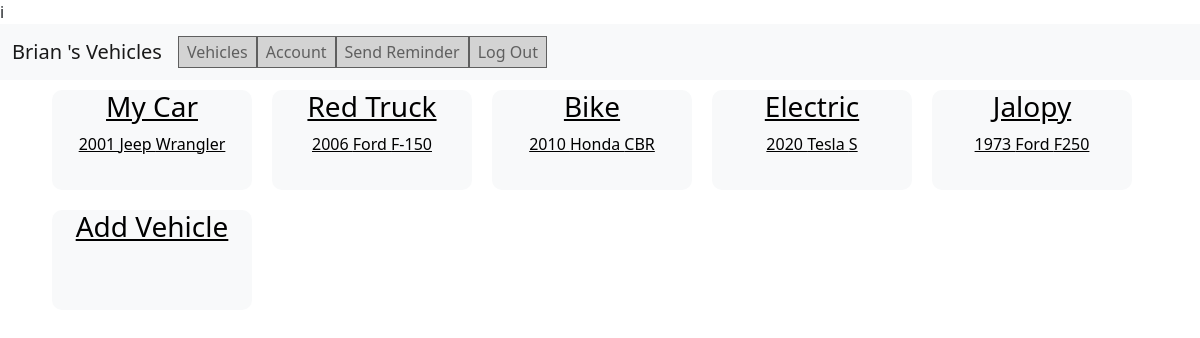
/user/home (signed in), run on an earlier commit of the app's database.
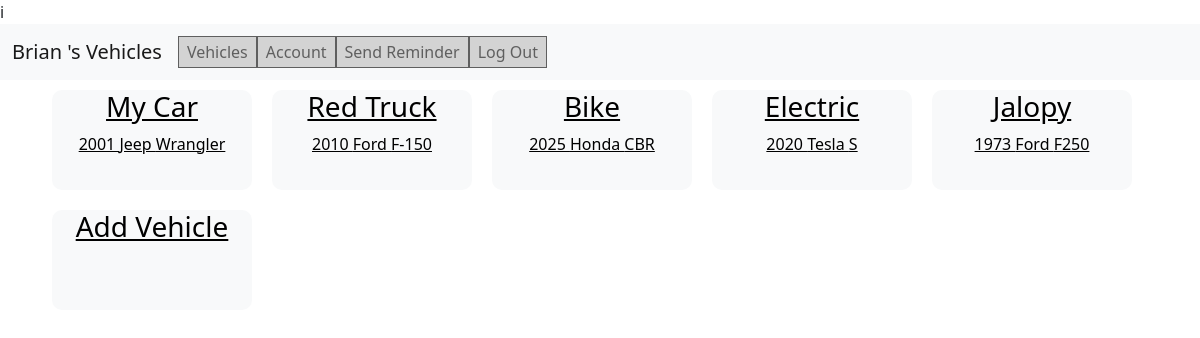
And on a later commit of the database.
### models.py (models this page shows)
class User(UserMixin, db.Model):
    id = db.Column(db.Integer, primary_key=True)
    email = db.Column(db.String(100), unique=True)
    password = db.Column(db.String(128))
    name = db.Column(db.String(50))
    vehicles = db.relationship('Vehicle')
    monthly_email = db.Column(db.Boolean)

class Vehicle(db.Model):
    id = db.Column(db.Integer, primary_key=True)
    name = db.Column(db.String(30))
    year = db.Column(db.Integer)
    make = db.Column(db.String(40))
    model = db.Column(db.String(50))
    user_id = db.Column(db.Integer, db.ForeignKey('user.id'))
    tasks = db.relationship("Task")

### main.py (the view)
@app.route('/user/home')
@login_required
def home():
    vehicles = Vehicle.query.filter_by(user_id=current_user.id).all()
    return render_template('home.html', vehicles=vehicles)

### main.py (called while the page is built)
@login_manager.user_loader
def load_user(user_id):
    return User.query.get(int(user_id))

### templates/home.html
{% extends "base.html" %}
{% block content %}
<div class="container">
        {%  for vehicle in vehicles %}
            <div class="bg-light vehicle">
                <a href="{{ url_for('vehicle_detail', v_id=vehicle.id) }}">
                    <h3>{{ vehicle.name }}</h3>
                    {{ vehicle.year }} {{  vehicle.make }} {{ vehicle.model }}
                </a>
            </div>
        {%  endfor %}
                <a href="{{ url_for('add_vehicle') }}" class="vehicle bg-light">
                    <h3>Add Vehicle</h3>
                </a>
</div>
{% endblock %}

### templates/base.html (shortened to what this page needs)
<!DOCTYPE html>
<html lang="en">
<head>
    <link href="https://cdn.jsdelivr.net/npm/bootstrap@5.0.0-beta1/dist/css/bootstrap.min.css"
          rel="stylesheet"
>
    <link rel="stylesheet" href="{{ url_for('static', filename='css/style.css') }}">
</head>
<body>
    <nav class="navbar navbar-expand-lg navbar-light bg-light">
        <div class="container-fluid">
            {%  if current_user.is_authenticated %}
                <a class="navbar-brand"
                   href="{{ url_for('home') }}">
                    {{ current_user.name }}'s Vehicles</a>
                <div class="collapse navbar-collapse" id="navbarSupportedContent">
                    <ul class="navbar-nav me-auto mb-2 mb-lg-0">
                        <li class="nav-item">
                            <a class="nav-link link" aria-current="page"
                               href="{{  url_for('home' ) }}">Vehicles</a>
                        </li>
                        <li class="nav-item">
                            <a class="nav-link link" aria-current="page"
                               href="{{  url_for('user_edit' ) }}">Account</a>
                        </li>
                        <li class="nav-item">
                            <a class="nav-link link" aria-current="page"
                               href="{{  url_for('send_mail' ) }}">Send Reminder</a>
                        </li>
                        <li class="nav-item">
                            <a class="nav-link link"
                               href="{{  url_for('logout') }}">Log Out</a>
                        </li>
                    </ul>
                </div>
            {%  endif %}
        </div>
    </nav>
    <div class="container-flex">
        {% block content %}
        {% endblock %}
    </div>
</body>
</html>

### static/css/style.css (style rules this page uses)
body { background-image: url("/static/imgs/background.jpg"); }
a { color: black; }
.vehicle { height: 100px; width: 200px; margin-top:10px; float: left; margin: 10px; border-radius: 10px; text-align: center; }
.link { background-color: lightgray; border: 1px solid; padding: 3px; color: black; }

What changed in the data, as far as the page shows it:
changed Vehicle "Red Truck": year "2006" → "2010"
changed Vehicle "Bike": year "2010" → "2025"
